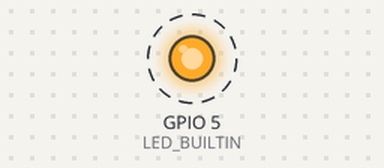
Bench run of a program on a simulated ESP32. On the bench: output pins drawn as LEDs (lit = HIGH). Dashed ring = blinking. What the program prints to the serial monitor is not drawn.

Above: at 0.1 s.
Timing chart, 0 to 3.0 s (numbered marks = the images above):
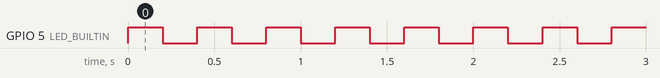

The program:

main.cpp
```cpp
#ifndef UNIT_TEST // disable program main loop while unit testing in progress

#include <Arduino.h>
#include "calculator.h"

#define LED_BUILTIN 5

Calculator calc;


void blink_once(unsigned int delay_ms)
{
    digitalWrite(LED_BUILTIN, HIGH);
    delay(delay_ms);
    digitalWrite(LED_BUILTIN, LOW);
    delay(delay_ms);
}


void setup() {
    Serial.begin(9600);
    Serial.println("Program started!");
    pinMode(LED_BUILTIN, OUTPUT);
}

void loop() {
    Serial.print("Addition: ");
    Serial.println(calc.add(25, 17));
    blink_once(200);
    Serial.print("Subtraction: ");
    Serial.println(calc.sub(10, 3));
    blink_once(200);
    Serial.print("Multiplication: ");
    Serial.println(calc.mul(3, 3));
    blink_once(200);
    Serial.print("Division: ");
    Serial.println(calc.div(100, 3));
    blink_once(200);
}

#endif
```

Measured:
- by itself, GPIO 5 (LED_BUILTIN): alternates HIGH for 0.20 s and LOW for 0.20 s
